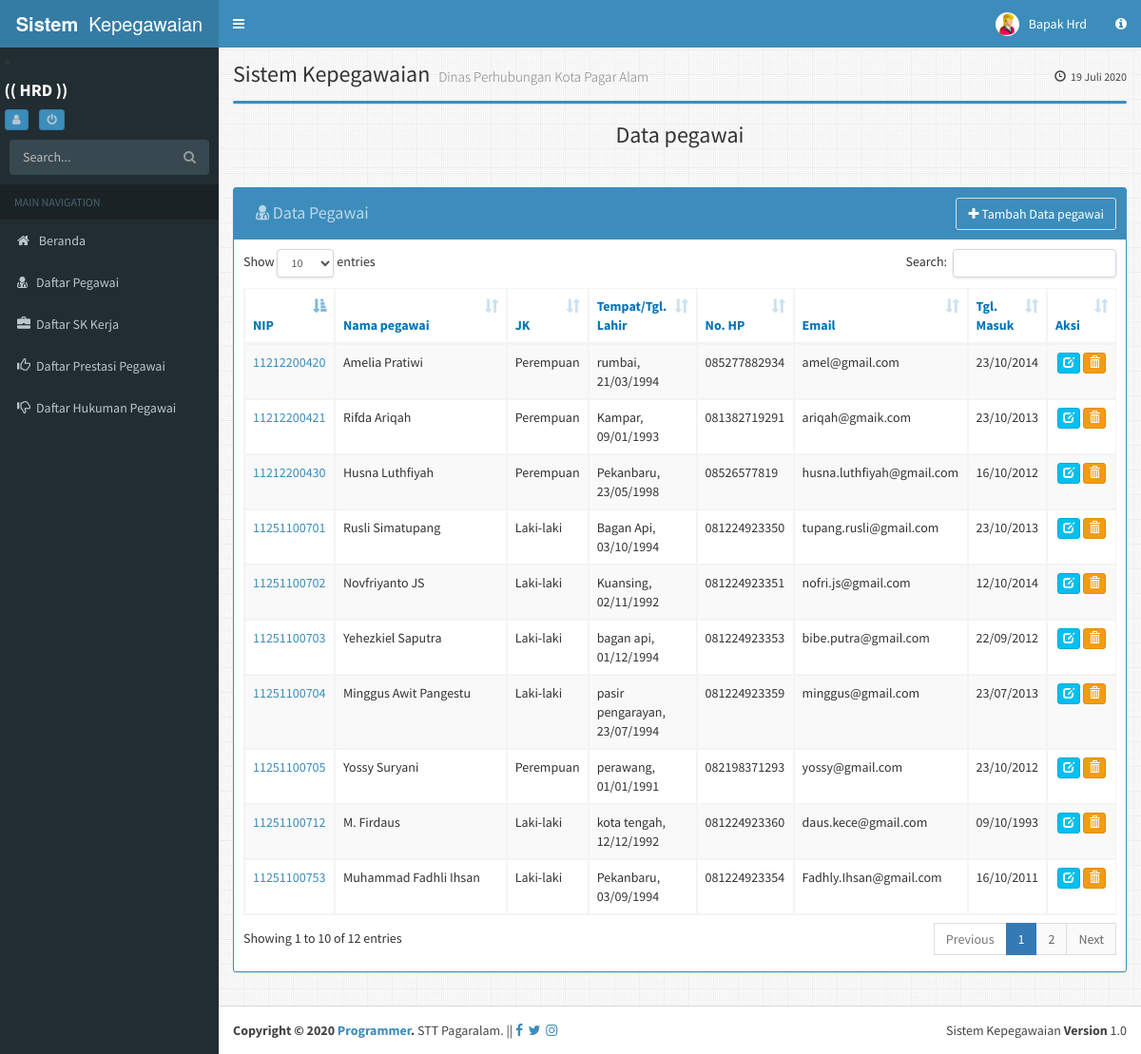
Page /hrd/?module=pegawai (signed in) on the committed database.
### tables this page shows
CREATE TABLE `pegawai` (
  `nip` varchar(20) NOT NULL,
  `nm_pegawai` varchar(32) NOT NULL,
  `jk` enum('Laki-laki','Perempuan') NOT NULL,
  `tpt_lhr` varchar(32) NOT NULL,
  `tgl_lhr` date NOT NULL,
  `agama` varchar(20) NOT NULL,
  `no_hp` varchar(15) NOT NULL,
  `email` varchar(32) NOT NULL,
  `alamat` varchar(64) NOT NULL,
  `tgl_msk` date NOT NULL
);

### hrd/inc/inc.library.php (called while the page is built, shortened)
<?php
function IndonesiaTgl($tanggal){
	$tgl=substr($tanggal,8,2);
	$bln=substr($tanggal,5,2);
	$thn=substr($tanggal,0,4);
	$tanggal="$tgl/$bln/$thn";
	return $tanggal;
}
?>

### hrd/module/pegawai/pegawai.php (the view, shortened to what this page needs)
<?php
$aksi="module/pegawai/pegawai_aksi.php";
switch($_GET[aksi]){
default:
?>
<h3 class="box-title margin text-center">Data pegawai</h3>
<hr/>
	<div class="box box-solid box-primary">
		<div class="box-header">
		<h3 class="btn btn disabled box-title">
		<i class="fa fa-user-md"></i>
		Data Pegawai </h3>
		<a class="btn btn-default pull-right" href="?module=pegawai&aksi=tambah">
		<i class="fa  fa-plus"></i> Tambah Data pegawai</a>
		</div>
	<div class="box-body">
	<table id="example1" class="table table-bordered table-striped">
<thead>
	<tr class="text-blue">
		<th class="col-sm-1">NIP</th>
		<th class="col-sm-3">Nama pegawai</th>
		<th class="col-sm-1">JK</th>
		<th>Tempat/Tgl. Lahir</th>
		<th class="col-sm-1">No. HP</th>
		<th class="col-sm-1">Email</th>
		<th class="col-sm-1">Tgl. Masuk</th>
		<th class="col-sm-1">Aksi</th>
	</tr>
</thead>
<tbody>
<?php
$sql = "SELECT * FROM pegawai";
$tampil = mysql_query($sql);
while ($data = mysql_fetch_array($tampil)) {
$Kode = $data['nip'];?>
	<tr>
	<td><a href="?module=pegawai&aksi=detail_pegawai&nip=<?php echo $data['nip'];?>"><?php echo $data['nip']; ?></a></td>
	<td><?php echo $data['nm_pegawai']; ?></td>
	<td><?php echo $data['jk']; ?></td>
	<td><?php echo $data['tpt_lhr'] .", ". IndonesiaTgl($data['tgl_lhr']); ?></td>
	<td><?php echo $data['no_hp']; ?></td>
	<td><?php echo $data['email']; ?></td>
	<td><?php echo IndonesiaTgl($data['tgl_msk']); ?></td>
	<td align="center">
	<a class="btn btn-xs btn-info"   data-toggle="tooltip" title="Edit Data <?php echo $data['nip'];?>" href="?module=pegawai&aksi=edit&nip=<?php echo $data['nip'];?>"><i class="glyphicon glyphicon-edit"></i></a>
	<a class="btn btn-xs btn-warning"   data-toggle="tooltip" title="Hapus Semua Data Pegawai" href="<?php echo $aksi ?>?module=pegawai&aksi=hapus&nip=<?php echo $data['nip'];?>"  alt="Delete Data" onclick="return confirm('ANDA YAKIN AKAN MENGHAPUS DATA <?php echo $Kode; ?>	?')"> <i class="glyphicon glyphicon-trash"></i></a>
	</td>
	<?php
	}
	?>
	</tr>
			</tbody>
		</table>
	</div>
</div>
<?php
break;
?>
<?php
}
?>
</div></div>

### rows in the picture
pegawai: nip "11212200420", nm_pegawai "Amelia Pratiwi", jk "Perempuan", tpt_lhr "rumbai", tgl_lhr "21/03/1994", no_hp "085277882934", email "amel@gmail.com", tgl_msk "23/10/2014"
pegawai: nip "11212200421", nm_pegawai "Rifda Ariqah", jk "Perempuan", tpt_lhr "Kampar", tgl_lhr "09/01/1993", no_hp "081382719291", email "ariqah@gmaik.com", tgl_msk "23/10/2013"
pegawai: nip "11212200430", nm_pegawai "Husna Luthfiyah", jk "Perempuan", tpt_lhr "Pekanbaru", tgl_lhr "23/05/1998", no_hp "08526577819", email "husna.luthfiyah@gmail.com", tgl_msk "16/10/2012"
pegawai: nip "11251100701", nm_pegawai "Rusli Simatupang", jk "Laki-laki", tpt_lhr "Bagan Api", tgl_lhr "03/10/1994", no_hp "081224923350", email "tupang.rusli@gmail.com", tgl_msk "23/10/2013"
pegawai: nip "11251100702", nm_pegawai "Novfriyanto JS", jk "Laki-laki", tpt_lhr "Kuansing", tgl_lhr "02/11/1992", no_hp "081224923351", email "nofri.js@gmail.com", tgl_msk "12/10/2014"
pegawai: nip "11251100703", nm_pegawai "Yehezkiel Saputra", jk "Laki-laki", tpt_lhr "bagan api", tgl_lhr "01/12/1994", no_hp "081224923353", email "bibe.putra@gmail.com", tgl_msk "22/09/2012"
pegawai: nip "11251100704", nm_pegawai "Minggus Awit Pangestu", jk "Laki-laki", tpt_lhr "pasir pengarayan", tgl_lhr "23/07/1994", no_hp "081224923359", email "minggus@gmail.com", tgl_msk "23/07/2013"
pegawai: nip "11251100705", nm_pegawai "Yossy Suryani", jk "Perempuan", tpt_lhr "perawang", tgl_lhr "01/01/1991", no_hp "082198371293", email "yossy@gmail.com", tgl_msk "23/10/2012"
pegawai: nip "11251100712", nm_pegawai "M. Firdaus", jk "Laki-laki", tpt_lhr "kota tengah", tgl_lhr "12/12/1992", no_hp "081224923360", email "daus.kece@gmail.com", tgl_msk "09/10/1993"
pegawai: nip "11251100753", nm_pegawai "Muhammad Fadhli Ihsan", jk "Laki-laki", tpt_lhr "Pekanbaru", tgl_lhr "03/09/1994", no_hp "081224923354", email "Fadhly.Ihsan@gmail.com", tgl_msk "16/10/2011"

### other values in the picture
$_SESSION['nama'] "Bapak Hrd"
